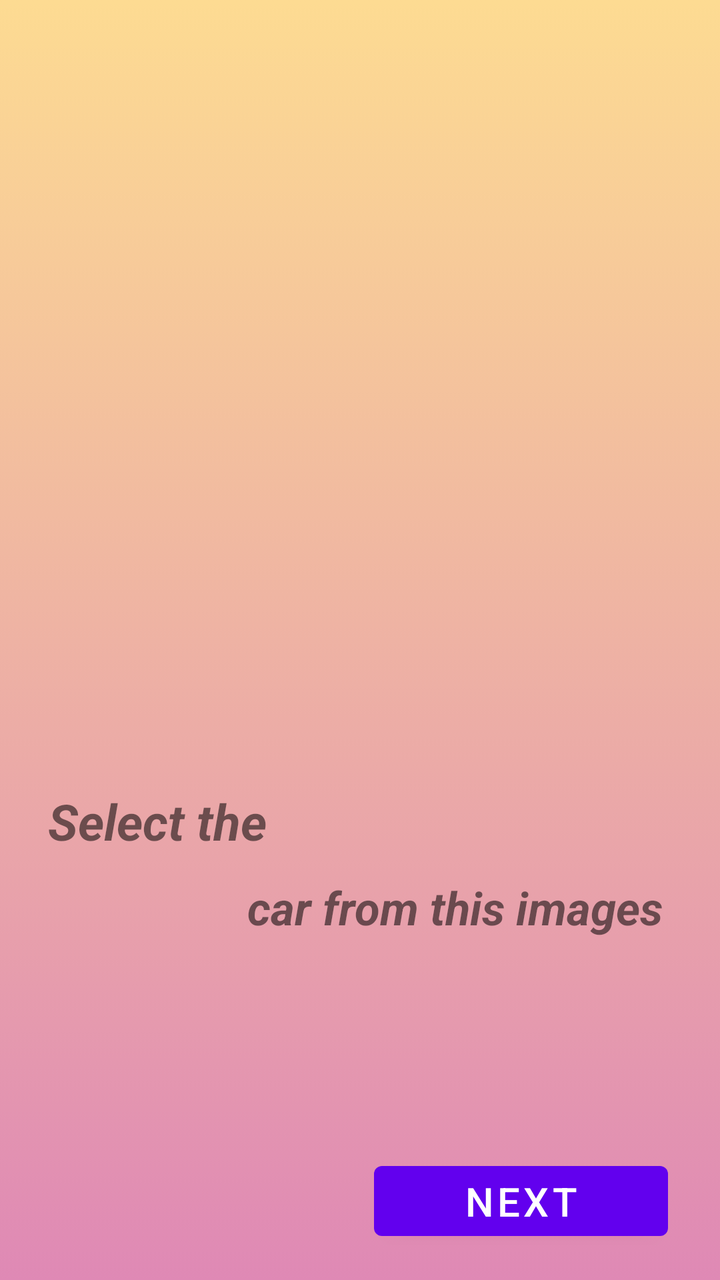
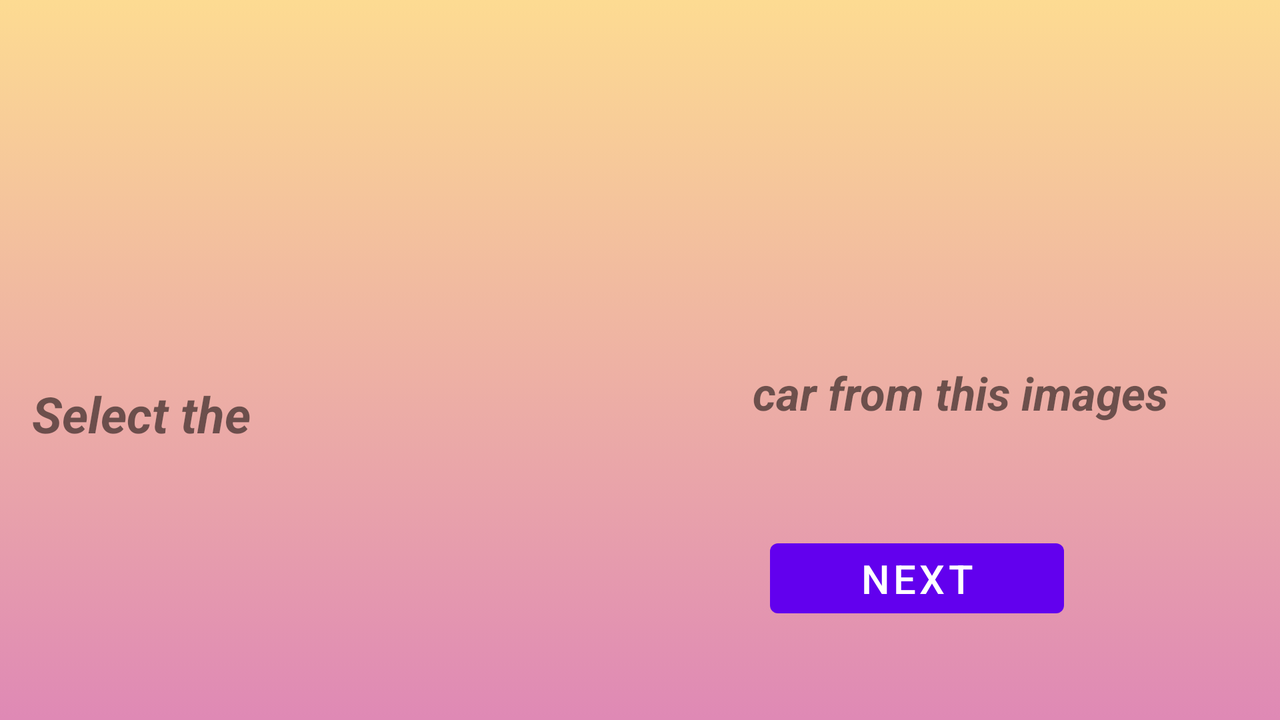

First picture: res/layout/ on a phone held upright. Second picture: the repository's own variant of that layout, on a device whose configuration matches the variant's folder. Source for both follows.
<!-- AndroidManifest.xml: application theme Theme.CourseWork -->
<!-- res/layout/activity_car_image.xml -->
<?xml version="1.0" encoding="utf-8"?>
<androidx.constraintlayout.widget.ConstraintLayout xmlns:android="http://schemas.android.com/apk/res/android"
    xmlns:app="http://schemas.android.com/apk/res-auto"
    xmlns:tools="http://schemas.android.com/tools"
    android:layout_width="match_parent"
    android:layout_height="match_parent"
    tools:context=".CarImage"
    android:background="@drawable/background">

    <ImageView
        android:id="@+id/image3"
        android:layout_width="199dp"
        android:layout_height="159dp"
        android:layout_marginHorizontal="15dp"
        android:layout_marginTop="16dp"
        android:layout_weight="1"
        app:layout_constraintEnd_toEndOf="parent"
        app:layout_constraintStart_toStartOf="parent"
        app:layout_constraintTop_toBottomOf="@+id/image2"
        app:srcCompat="@mipmap/ic_launcher" />

    <ImageView
        android:id="@+id/image2"
        android:layout_width="186dp"
        android:layout_height="168dp"
        android:layout_marginHorizontal="15dp"
        android:layout_marginTop="16dp"
        android:layout_marginEnd="8dp"
        android:layout_marginRight="8dp"
        android:layout_weight="1"
        app:layout_constraintEnd_toEndOf="parent"
        app:layout_constraintTop_toTopOf="parent"
        app:srcCompat="@mipmap/ic_launcher" />

    <ImageView
        android:id="@+id/image1"
        android:layout_width="186dp"
        android:layout_height="168dp"
        android:layout_marginHorizontal="15dp"
        android:layout_marginStart="4dp"
        android:layout_marginLeft="4dp"
        android:layout_marginTop="16dp"
        android:layout_weight="1"
        app:layout_constraintStart_toStartOf="parent"
        app:layout_constraintTop_toTopOf="parent"
        app:srcCompat="@mipmap/ic_launcher" />

    <Button
        android:id="@+id/next"
        android:layout_width="147dp"
        android:layout_height="47dp"
        android:layout_marginBottom="16dp"
        android:text="Next"
        android:textSize="20sp"
        app:layout_constraintBottom_toBottomOf="parent"
        app:layout_constraintEnd_toEndOf="parent"
        app:layout_constraintHorizontal_bias="0.878"
        app:layout_constraintStart_toStartOf="parent" />

    <TextView
        android:id="@+id/textView"
        android:layout_width="136dp"
        android:layout_height="44dp"
        android:layout_marginStart="24dp"
        android:layout_marginLeft="24dp"
        android:text="Select the"
        android:textSize="25sp"
        android:textStyle="bold|italic"
        app:layout_constraintBottom_toBottomOf="parent"
        app:layout_constraintStart_toStartOf="parent"
        app:layout_constraintTop_toBottomOf="@+id/image1"
        app:layout_constraintVertical_bias="0.509" />

    <TextView
        android:id="@+id/car_name"
        android:layout_width="225dp"
        android:layout_height="60dp"
        android:layout_marginStart="16dp"
        android:layout_marginLeft="16dp"
        android:layout_marginBottom="148dp"
        android:text=""
        android:textSize="30sp"
        app:layout_constraintBottom_toTopOf="@+id/next"
        app:layout_constraintStart_toEndOf="@+id/textView" />

    <TextView
        android:id="@+id/textView2"
        android:layout_width="229dp"
        android:layout_height="41dp"
        android:text="car from this images"
        android:textSize="23sp"
        android:textStyle="bold|italic"
        app:layout_constraintBottom_toTopOf="@+id/next"
        app:layout_constraintEnd_toEndOf="parent"
        app:layout_constraintHorizontal_bias="0.945"
        app:layout_constraintStart_toStartOf="parent"
        app:layout_constraintTop_toBottomOf="@+id/car_name"
        app:layout_constraintVertical_bias="0.086" />

    <TextView
        android:id="@+id/correction"
        android:layout_width="175dp"
        android:layout_height="45dp"
        android:layout_marginTop="40dp"
        android:text=""
        android:textSize="30sp"
        android:textStyle="bold"
        app:layout_constraintBottom_toTopOf="@+id/next"
        app:layout_constraintEnd_toEndOf="parent"
        app:layout_constraintStart_toStartOf="parent"
        app:layout_constraintTop_toBottomOf="@+id/car_name"
        app:layout_constraintVertical_bias="0.812" />

    <TextView
        android:id="@+id/timer3"
        android:layout_width="121dp"
        android:layout_height="65dp"
        android:layout_weight="1"
        android:gravity="right"
        android:textSize="20sp"
        app:layout_constraintBottom_toTopOf="@+id/car_name"
        app:layout_constraintEnd_toEndOf="parent"
        app:layout_constraintHorizontal_bias="0.941"
        app:layout_constraintStart_toStartOf="parent"
        app:layout_constraintTop_toBottomOf="@+id/image2"
        app:layout_constraintVertical_bias="0.801" />

</androidx.constraintlayout.widget.ConstraintLayout>
<!-- resources referenced by this layout -->
<resources>
  <!-- drawable background (drawable) -->
  <?xml version="1.0" encoding="utf-8"?>
  <selector xmlns:android="http://schemas.android.com/apk/res/android">
      <item>
          <shape>
              <gradient android:angle="90"
                  android:startColor="#df89b5"
                  android:endColor="#fddb92"
                  android:type="linear">
  
              </gradient>
          </shape>
      </item>
  </selector>
  <style name="Theme.CourseWork" parent="Theme.MaterialComponents.DayNight.DarkActionBar">
          
          <item name="colorPrimary">@color/purple_500</item>
          <item name="colorPrimaryVariant">@color/purple_700</item>
          <item name="colorOnPrimary">@color/white</item>
          
          <item name="colorSecondary">@color/teal_200</item>
          <item name="colorSecondaryVariant">@color/teal_700</item>
          <item name="colorOnSecondary">@color/black</item>
          
          <item name="android:statusBarColor" tools:targetApi="l">?attr/colorPrimaryVariant</item>
          
      </style>
</resources>
<!-- res/layout-land/activity_car_image.xml (the repository's variant of the layout above) -->
<!-- drawn on the phone turned sideways -->
<?xml version="1.0" encoding="utf-8"?>
<androidx.constraintlayout.widget.ConstraintLayout xmlns:android="http://schemas.android.com/apk/res/android"
    xmlns:app="http://schemas.android.com/apk/res-auto"
    xmlns:tools="http://schemas.android.com/tools"
    android:layout_width="match_parent"
    android:layout_height="match_parent"
    tools:context=".CarImage"
    android:background="@drawable/background">

    <ImageView
        android:id="@+id/image3"
        android:layout_width="177dp"
        android:layout_height="149dp"
        android:layout_marginHorizontal="15dp"
        android:layout_weight="1"
        app:layout_constraintEnd_toEndOf="parent"
        app:layout_constraintHorizontal_bias="0.473"
        app:layout_constraintStart_toStartOf="parent"
        app:layout_constraintTop_toTopOf="parent"
        app:srcCompat="@mipmap/ic_launcher" />

    <ImageView
        android:id="@+id/image2"
        android:layout_width="177dp"
        android:layout_height="149dp"
        android:layout_marginHorizontal="15dp"
        android:layout_marginStart="64dp"
        android:layout_marginLeft="64dp"
        android:layout_marginTop="4dp"
        android:layout_weight="1"
        app:layout_constraintStart_toEndOf="@+id/image3"
        app:layout_constraintTop_toTopOf="parent"
        app:srcCompat="@mipmap/ic_launcher" />

    <ImageView
        android:id="@+id/image1"
        android:layout_width="177dp"
        android:layout_height="149dp"
        android:layout_marginHorizontal="15dp"
        android:layout_marginStart="16dp"
        android:layout_marginLeft="16dp"
        android:layout_weight="1"
        app:layout_constraintStart_toStartOf="parent"
        app:layout_constraintTop_toTopOf="parent"
        app:srcCompat="@mipmap/ic_launcher" />

    <Button
        android:id="@+id/next"
        android:layout_width="147dp"
        android:layout_height="47dp"
        android:layout_marginEnd="108dp"
        android:layout_marginRight="108dp"
        android:layout_marginBottom="4dp"
        android:text="Next"
        android:textSize="20sp"
        app:layout_constraintBottom_toBottomOf="parent"
        app:layout_constraintEnd_toEndOf="parent"
        app:layout_constraintTop_toBottomOf="@+id/textView2" />

    <TextView
        android:id="@+id/textView"
        android:layout_width="114dp"
        android:layout_height="50dp"
        android:layout_marginStart="16dp"
        android:layout_marginLeft="16dp"
        android:text="Select the"
        android:textSize="25sp"
        android:textStyle="bold|italic"
        app:layout_constraintBottom_toBottomOf="parent"
        app:layout_constraintStart_toStartOf="parent"
        app:layout_constraintTop_toBottomOf="@+id/image1"
        app:layout_constraintVertical_bias="0.255" />

    <TextView
        android:id="@+id/car_name"
        android:layout_width="191dp"
        android:layout_height="63dp"
        android:layout_marginStart="52dp"
        android:layout_marginLeft="52dp"
        android:layout_marginTop="32dp"
        android:text=""
        android:textSize="30sp"
        app:layout_constraintBottom_toBottomOf="parent"
        app:layout_constraintStart_toEndOf="@+id/textView"
        app:layout_constraintTop_toBottomOf="@+id/image3"
        app:layout_constraintVertical_bias="0.0" />

    <TextView
        android:id="@+id/textView2"
        android:layout_width="229dp"
        android:layout_height="41dp"
        android:layout_marginTop="28dp"
        android:layout_marginEnd="16dp"
        android:layout_marginRight="16dp"
        android:text="car from this images"
        android:textSize="23sp"
        android:textStyle="bold|italic"
        app:layout_constraintEnd_toEndOf="parent"
        app:layout_constraintHorizontal_bias="0.158"
        app:layout_constraintStart_toEndOf="@+id/car_name"
        app:layout_constraintTop_toBottomOf="@+id/image2" />

    <TextView
        android:id="@+id/correction"
        android:layout_width="175dp"
        android:layout_height="45dp"
        android:layout_marginTop="84dp"
        android:text=""
        android:textSize="30sp"
        android:textStyle="bold"
        app:layout_constraintEnd_toStartOf="@+id/next"
        app:layout_constraintHorizontal_bias="0.798"
        app:layout_constraintStart_toStartOf="parent"
        app:layout_constraintTop_toBottomOf="@+id/car_name" />

    <TextView
        android:id="@+id/timer3"
        android:layout_width="123dp"
        android:layout_height="63dp"
        android:layout_marginTop="68dp"
        android:layout_weight="1"
        android:gravity="right"
        android:textSize="20sp"
        app:layout_constraintEnd_toEndOf="parent"
        app:layout_constraintHorizontal_bias="0.938"
        app:layout_constraintStart_toStartOf="parent"
        app:layout_constraintTop_toBottomOf="@+id/image2" />

</androidx.constraintlayout.widget.ConstraintLayout>
